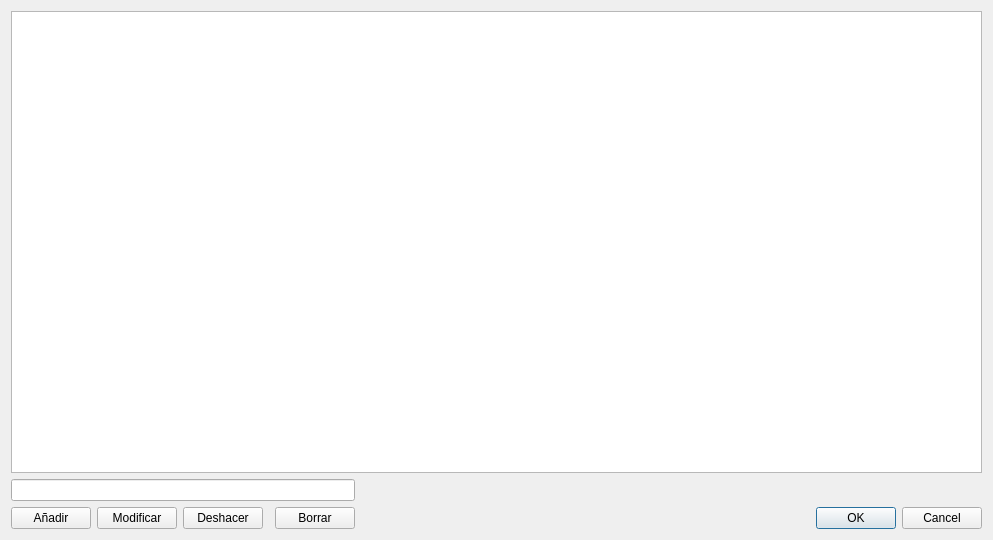
<?xml version="1.0" encoding="UTF-8"?>
<ui version="4.0">
 <class>Familias</class>
 <widget class="QDialog" name="Familias">
  <property name="geometry">
   <rect>
    <x>0</x>
    <y>0</y>
    <width>993</width>
    <height>540</height>
   </rect>
  </property>
  <property name="windowTitle">
   <string>Familias</string>
  </property>
  <layout class="QGridLayout" name="gridLayout">
   <item row="2" column="5">
    <widget class="QDialogButtonBox" name="buttonBox">
     <property name="orientation">
      <enum>Qt::Horizontal</enum>
     </property>
     <property name="standardButtons">
      <set>QDialogButtonBox::Cancel|QDialogButtonBox::Ok</set>
     </property>
    </widget>
   </item>
   <item row="2" column="0">
    <widget class="QPushButton" name="pushButtonAnadir">
     <property name="text">
      <string>Añadir</string>
     </property>
    </widget>
   </item>
   <item row="2" column="1">
    <widget class="QPushButton" name="pushButtonModificar">
     <property name="text">
      <string>Modificar</string>
     </property>
    </widget>
   </item>
   <item row="2" column="2">
    <widget class="QPushButton" name="pushButtonDeshacer">
     <property name="text">
      <string>Deshacer</string>
     </property>
    </widget>
   </item>
   <item row="0" column="0" colspan="6">
    <widget class="QTableView" name="tableView">
     <property name="alternatingRowColors">
      <bool>true</bool>
     </property>
     <property name="selectionMode">
      <enum>QAbstractItemView::SingleSelection</enum>
     </property>
     <property name="selectionBehavior">
      <enum>QAbstractItemView::SelectRows</enum>
     </property>
     <property name="textElideMode">
      <enum>Qt::ElideRight</enum>
     </property>
     <property name="sortingEnabled">
      <bool>true</bool>
     </property>
     <attribute name="horizontalHeaderShowSortIndicator" stdset="0">
      <bool>true</bool>
     </attribute>
    </widget>
   </item>
   <item row="2" column="4">
    <widget class="QPushButton" name="pushButtonBorrar">
     <property name="text">
      <string>Borrar</string>
     </property>
    </widget>
   </item>
   <item row="1" column="0" colspan="5">
    <widget class="QLineEdit" name="lineEdit"/>
   </item>
  </layout>
 </widget>
 <tabstops>
  <tabstop>buttonBox</tabstop>
  <tabstop>tableView</tabstop>
  <tabstop>pushButtonAnadir</tabstop>
  <tabstop>pushButtonModificar</tabstop>
  <tabstop>pushButtonDeshacer</tabstop>
  <tabstop>pushButtonBorrar</tabstop>
 </tabstops>
 <resources/>
 <connections>
  <connection>
   <sender>buttonBox</sender>
   <signal>accepted()</signal>
   <receiver>Familias</receiver>
   <slot>accept()</slot>
   <hints>
    <hint type="sourcelabel">
     <x>248</x>
     <y>254</y>
    </hint>
    <hint type="destinationlabel">
     <x>157</x>
     <y>274</y>
    </hint>
   </hints>
  </connection>
  <connection>
   <sender>buttonBox</sender>
   <signal>rejected()</signal>
   <receiver>Familias</receiver>
   <slot>reject()</slot>
   <hints>
    <hint type="sourcelabel">
     <x>316</x>
     <y>260</y>
    </hint>
    <hint type="destinationlabel">
     <x>286</x>
     <y>274</y>
    </hint>
   </hints>
  </connection>
 </connections>
</ui>
